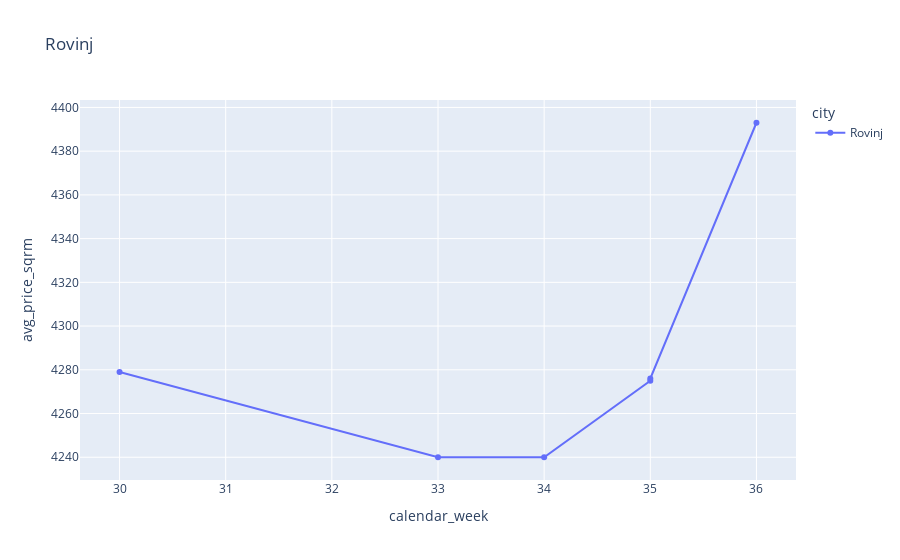
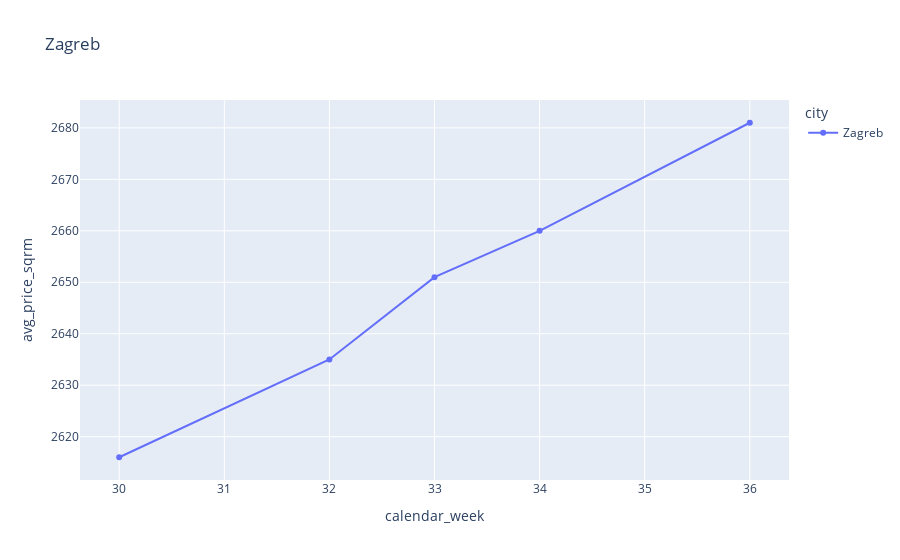
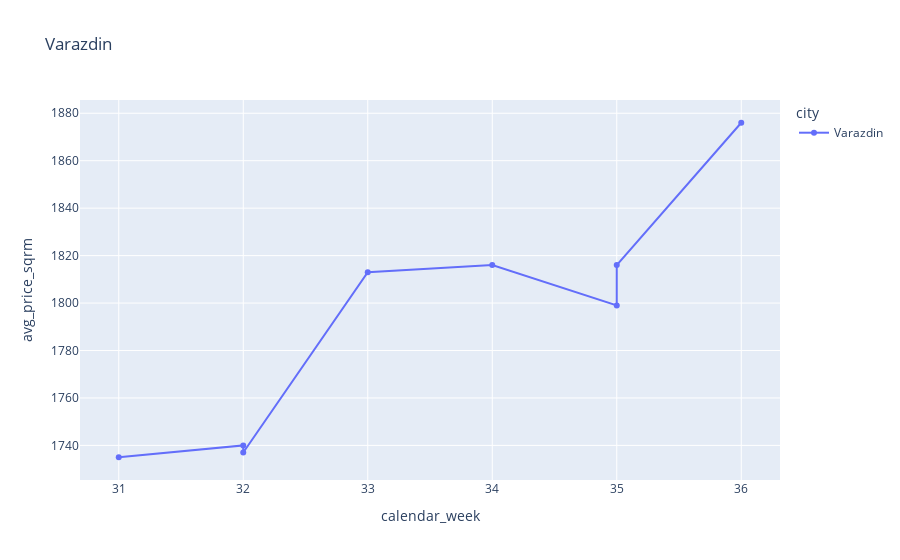
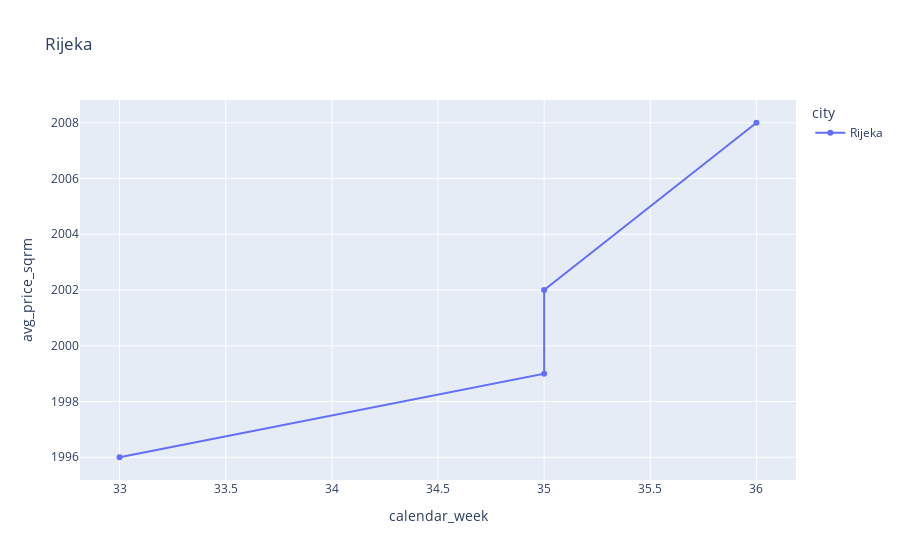

These figures' notebook cell, in order:
### Code cell
#PLOTLY FOR DJANGO OBJECTS
df = pd.read_excel("Django_Objects.xlsx")

for grad in list(df["city"].unique()):
    fig = px.line(df[df["city"] == grad], x="calendar_week", y="avg_price_sqrm", color = 'city', markers=True, title=grad)
    fig.show()

### Figure 1 — Plotly figure (JSON) as saved in the notebook; plotly's stock layout.template omitted (floating-point values rounded to 4 significant figures)
{"data": [{"hovertemplate": "city=Rovinj<br>calendar_week=%{x}<br>avg_price_sqrm=%{y}<extra></extra>", "legendgroup": "Rovinj", "line": {"color": "#636efa", "dash": "solid"}, "marker": {"symbol": "circle"}, "mode": "lines+markers", "name": "Rovinj", "orientation": "v", "showlegend": true, "type": "scatter", "x": [30, 33, 34, 35, 35, 36], "xaxis": "x", "y": [4279, 4240, 4240, 4275, 4276, 4393], "yaxis": "y"}], "layout": {"legend": {"title": {"text": "city"}, "tracegroupgap": 0}, "title": {"text": "Rovinj"}, "xaxis": {"anchor": "y", "domain": [0, 1], "title": {"text": "calendar_week"}}, "yaxis": {"anchor": "x", "domain": [0, 1], "title": {"text": "avg_price_sqrm"}}}}

### Figure 2 — Plotly figure (JSON) as saved in the notebook; plotly's stock layout.template omitted (floating-point values rounded to 4 significant figures)
{"data": [{"hovertemplate": "city=Zagreb<br>calendar_week=%{x}<br>avg_price_sqrm=%{y}<extra></extra>", "legendgroup": "Zagreb", "line": {"color": "#636efa", "dash": "solid"}, "marker": {"symbol": "circle"}, "mode": "lines+markers", "name": "Zagreb", "orientation": "v", "showlegend": true, "type": "scatter", "x": [30, 32, 33, 34, 36], "xaxis": "x", "y": [2616, 2635, 2651, 2660, 2681], "yaxis": "y"}], "layout": {"legend": {"title": {"text": "city"}, "tracegroupgap": 0}, "title": {"text": "Zagreb"}, "xaxis": {"anchor": "y", "domain": [0, 1], "title": {"text": "calendar_week"}}, "yaxis": {"anchor": "x", "domain": [0, 1], "title": {"text": "avg_price_sqrm"}}}}

### Figure 3 — Plotly figure (JSON) as saved in the notebook; plotly's stock layout.template omitted (floating-point values rounded to 4 significant figures)
{"data": [{"hovertemplate": "city=Varazdin<br>calendar_week=%{x}<br>avg_price_sqrm=%{y}<extra></extra>", "legendgroup": "Varazdin", "line": {"color": "#636efa", "dash": "solid"}, "marker": {"symbol": "circle"}, "mode": "lines+markers", "name": "Varazdin", "orientation": "v", "showlegend": true, "type": "scatter", "x": [31, 32, 32, 33, 34, 35, 35, 36], "xaxis": "x", "y": [1735, 1740, 1737, 1813, 1816, 1799, 1816, 1876], "yaxis": "y"}], "layout": {"legend": {"title": {"text": "city"}, "tracegroupgap": 0}, "title": {"text": "Varazdin"}, "xaxis": {"anchor": "y", "domain": [0, 1], "title": {"text": "calendar_week"}}, "yaxis": {"anchor": "x", "domain": [0, 1], "title": {"text": "avg_price_sqrm"}}}}

### Figure 4 — Plotly figure (JSON) as saved in the notebook; plotly's stock layout.template omitted (floating-point values rounded to 4 significant figures)
{"data": [{"hovertemplate": "city=Rijeka<br>calendar_week=%{x}<br>avg_price_sqrm=%{y}<extra></extra>", "legendgroup": "Rijeka", "line": {"color": "#636efa", "dash": "solid"}, "marker": {"symbol": "circle"}, "mode": "lines+markers", "name": "Rijeka", "orientation": "v", "showlegend": true, "type": "scatter", "x": [33, 35, 35, 36], "xaxis": "x", "y": [1996, 1999, 2002, 2008], "yaxis": "y"}], "layout": {"legend": {"title": {"text": "city"}, "tracegroupgap": 0}, "title": {"text": "Rijeka"}, "xaxis": {"anchor": "y", "domain": [0, 1], "title": {"text": "calendar_week"}}, "yaxis": {"anchor": "x", "domain": [0, 1], "title": {"text": "avg_price_sqrm"}}}}
